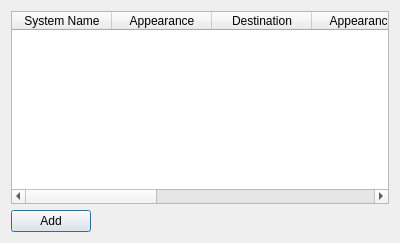
<?xml version="1.0" encoding="UTF-8"?>
<ui version="4.0">
 <class>SignalMastLogicWidget</class>
 <widget class="QDialog" name="SignalMastLogicWidget">
  <property name="geometry">
   <rect>
    <x>0</x>
    <y>0</y>
    <width>400</width>
    <height>243</height>
   </rect>
  </property>
  <property name="windowTitle">
   <string>Dialog</string>
  </property>
  <layout class="QGridLayout" name="gridLayout">
   <item row="0" column="0">
    <widget class="QTableWidget" name="tableWidget">
     <column>
      <property name="text">
       <string>System Name</string>
      </property>
     </column>
     <column>
      <property name="text">
       <string>Appearance</string>
      </property>
     </column>
     <column>
      <property name="text">
       <string>Destination</string>
      </property>
     </column>
     <column>
      <property name="text">
       <string>Appearance</string>
      </property>
     </column>
     <column>
      <property name="text">
       <string>Comment</string>
      </property>
     </column>
     <column>
      <property name="text">
       <string>Delete</string>
      </property>
     </column>
     <column>
      <property name="text">
       <string>Enabled</string>
      </property>
     </column>
     <column>
      <property name="text">
       <string>Edit</string>
      </property>
     </column>
    </widget>
   </item>
   <item row="1" column="0">
    <widget class="QPushButton" name="btnAdd">
     <property name="sizePolicy">
      <sizepolicy hsizetype="Fixed" vsizetype="Fixed">
       <horstretch>0</horstretch>
       <verstretch>0</verstretch>
      </sizepolicy>
     </property>
     <property name="text">
      <string>Add</string>
     </property>
    </widget>
   </item>
  </layout>
 </widget>
 <resources/>
 <connections/>
</ui>
